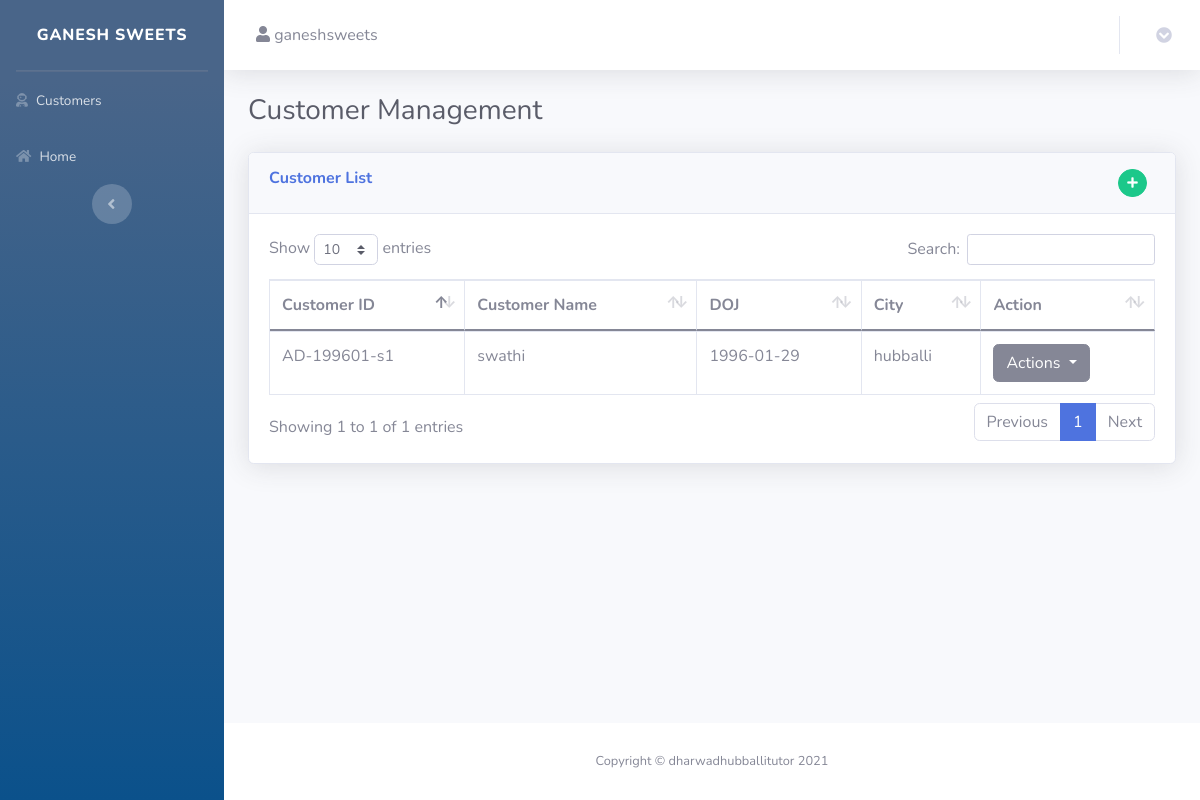
The page /Admin/View/customer.php (signed in) on the database its author committed.
### tables this page shows
CREATE TABLE IF NOT EXISTS `customer` (
  `customerId` int(11) NOT NULL AUTO_INCREMENT,
  `customerCode` varchar(100) NOT NULL,
  `customerName` varchar(200) NOT NULL,
  `customerContactNumber` varchar(15) NOT NULL,
  `customerEmail` varchar(200) NOT NULL,
  `customerAddress` varchar(500) NOT NULL,
  `customerState` varchar(200) NOT NULL,
  `customerCity` varchar(200) NOT NULL,
  `isQuoteGenerated` tinyint(1) NOT NULL DEFAULT '0',
  `createdby` varchar(200) NOT NULL,
  `createdon` datetime NOT NULL DEFAULT CURRENT_TIMESTAMP,
  `modifiedby` varchar(200) NOT NULL,
  `modifiedon` datetime NOT NULL DEFAULT CURRENT_TIMESTAMP ON UPDATE CURRENT_TIMESTAMP,
  `customerDOV` datetime NOT NULL,
  PRIMARY KEY (`customerId`)
);

### Admin/DB Operations/customerOps.php (called while the page is built, shortened)
<?php
require_once "../Model/customerModel.php";
class DBcustomer
{
    public static function getAllcustomer()
    {
        $db = ConnectDb::getInstance();
        $connectionObj = $db->getConnection();
        $sql = "SELECT * FROM customer";
        $result = $connectionObj->query($sql);
        $count = mysqli_num_rows($result);
        $customerList = [];
        if ($count > 0) {
            while ($row = mysqli_fetch_array($result, MYSQLI_ASSOC)) {
                $customer = new customer();
                $customer->set_customerId($row['customerId']);
                $customer->setCustomerCode($row['customerCode']);
                $customer->set_customerName($row['customerName']);
                $customer->set_customerPhone($row["customerContactNumber"]);
                $customer->set_customerEmail($row["customerEmail"]);
                $customer->set_customerAddress($row["customerAddress"]);
                $customer->set_customerState($row["customerState"]);
                $customer->set_customerCity($row["customerCity"]);
                $customer->set_customerDov(date('Y-m-d',strtotime($row["customerDOV"])));
                $customer->set_createdby($row["createdby"]);
                $customer->set_modifiedby($row["modifiedby"]);
                array_push($customerList, $customer);
            }
        } else {
        }
        return $customerList;
    }
}

### Admin/Model/customerModel.php (called while the page is built, shortened)
<?php
class customer implements JsonSerializable
{
    private $customerCode;
    private $customerName;
    private $customerCity;
    private $customerDov;
    function set_customerDov($customerDov)
    {
        $this->customerDov = $customerDov;
    }
    function get_customerDov()
    {
        return $this->customerDov;
    }
    function set_customerCity($customerCity)
    {
        $this->customerCity = $customerCity;
    }
    function get_customerCity()
    {
        return $this->customerCity;
    }
    function set_customerName($customerName)
    {
        $this->customerName = $customerName;
    }
    function get_customerName()
    {
        return $this->customerName;
    }
    public function getCustomerCode()
    {
        return $this->customerCode;
    }
    public function setCustomerCode($customerCode)
    {
        $this->customerCode = $customerCode;
        return $this;
    }
}

### Admin/View/customer.php (the view, shortened to what this page needs)
<?php
include('customerNavigation.php');
require_once("../DB Operations/customerOps.php");
require_once("../Model/customerModel.php");
?>
<h1 class="h3 mb-4 text-gray-800">Customer Management</h1>
<div class="card shadow mb-4">
    <div class="card-header py-3">
        <div class="row">
            <div class="col">
                <h6 class="m-0 font-weight-bold text-primary">Customer List</h6>
            </div>
            <div class="col" align="right">
                <span data-toggle=modal data-target=#customerModal>
                    <button type="button" + class="btn btn-success btn-circle btn-sm"><i
                            class="fas fa-plus"></i></button>
                </span>
            </div>
        </div>
    </div>
    <div class="card-body">
        <div class="table-responsive">
            <table class="table table-bordered" id="Customer_table" width="100%" cellspacing="0">
                <thead>
                    <tr>
                        <th>Customer ID</th>
                        <th>Customer Name</th>
                        <th>DOJ</th>
                        <th>City</th>
                        <th>Action</th>
                    </tr>
                </thead>
                <tbody>
                    <?php
                    $customerList = DBcustomer::getAllcustomer();
                    foreach ($customerList as $customer) {
                        echo "<tr><td>" . $customer->getCustomerCode() . "</td>
                        <td>" . $customer->get_customerName() . "</td>
                        <td>" . $customer->get_customerDov() . "</td>
                        <td>" . $customer->get_customerCity() . "</td>
                        <td style='display:none'>" . $customer->get_customerPhone() . "</td>
                        <td style='display:none'>" . $customer->get_customerEmail() . "</td>
                        <td style='display:none'>" . $customer->get_customerAddress() . "</td>
                        <td style='display:none'>" . $customer->get_customerState() . "</td>
                        <td><div class='dropdown'>
                                <button class='btn btn-secondary dropdown-toggle'
                                type='button'
                                id='dropdownMenu2'
                                data-toggle='dropdown'
                                aria-expanded='false'>
                                Actions
                                </button>
                                    <button class='btn btn-primary dropdown-item'
                                     data-toggle='modal'
                                     data-target='#editCustomerModal'
                                     role='button'
                                     data-id='" . $customer->get_customerId() . "'>
                                    </button>
                                    <button class='btn btn-primary dropdown-item'
                                    data-toggle='modal'
                                    data-target='#infoCustomerModal'
                                    role='button'
                                    data-id='" . $customer->get_customerId() . "'>
                                   </button>
                                    <button class='btn btn-danger dropdown-item'
                                    data-toggle='modal'
                                    data-target='#deleteUserModal'
                                    name='delete_button'
                                    role='button'
                                    data-id='" . $customer->get_customerId() . "'>
                                    </button>
                            </div>
                      </td></tr>";
                    }
                    ?>
                </tbody>
            </table>
        </div>
    </div>
</div>
<?php include('footer.php'); ?>

### rows shown on the page
customer: customerCode "AD-199601-s1", customerName "swathi", customerDov "1996-01-29", customerCity "hubballi"

### other values the page prints
$_SESSION['login_user'] "ganeshsweets"
